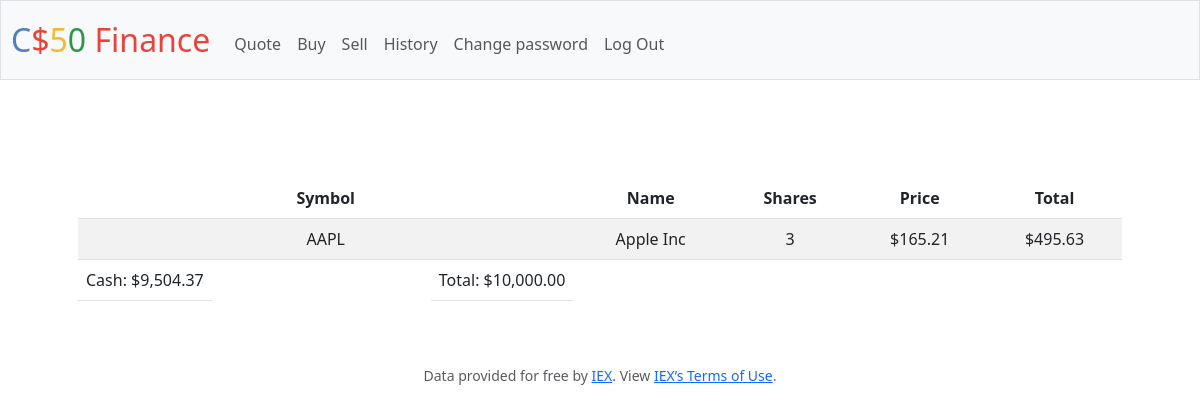
The page / (signed in) on the database its author committed.
### tables this page shows
CREATE TABLE transactions (
    id INTEGER PRIMARY KEY AUTOINCREMENT,
    user_id INTEGER NOT NULL,
    name TEXT NOT NULL, 
    shares INTEGER NOT NULL,
    price NUMERIC NOT NULL,
    symbol TEXT NOT NULL, 
    time TIMESTAMP DEFAULT CURRENT_TIMESTAMP, type varchar(255),
    FOREIGN KEY(user_id) REFERENCES users(id)
);

CREATE TABLE users (id INTEGER, username TEXT NOT NULL, hash TEXT NOT NULL, cash NUMERIC NOT NULL DEFAULT 10000.00, PRIMARY KEY(id));

### application.py (the view)
@app.route("/")
@login_required
def index():
    user_id = session['user_id']
    transactions = db.execute("SELECT symbol, name, price, SUM(shares) FROM transactions WHERE user_id = ? GROUP BY symbol HAVING SUM(shares) > 0", user_id)
    cash = db.execute("SELECT cash FROM users WHERE id = ?", user_id)[0]['cash']
    stocks = db.execute("SELECT SUM(price * shares) as total FROM transactions WHERE user_id = ?", user_id)[0]['total']
    if not stocks:
        return render_template("index.html", cash=cash, transactions=transactions, usd=usd, total=cash)
    else:
        return render_template("index.html", cash=cash, transactions=transactions, usd=usd, total=stocks + cash)

### application.py (called while the page is built)
@app.after_request
def after_request(response):
    response.headers["Cache-Control"] = "no-cache, no-store, must-revalidate"
    response.headers["Expires"] = 0
    response.headers["Pragma"] = "no-cache"
    return response

### helpers.py (called while the page is built)
def login_required(f):
    @wraps(f)
    def decorated_function(*args, **kwargs):
        if session.get("user_id") is None:
            return redirect("/login")
        return f(*args, **kwargs)
    return decorated_function

def usd(value):
    return f"${value:,.2f}"

### templates/index.html (shortened to what this page needs)
{% extends "layout.html" %}
{% block main %}
<table class="table table-striped">
    <thead>
        <tr>
            <th>Symbol</th>
            <th>Name</th>
            <th>Shares</th>
            <th>Price</th>
            <th>Total</th>
        </tr>
    </thead>
    <tbody>
        {% for transaction in transactions %}
            <tr>
                <td>{{ transaction['symbol'] }}</td>
                <td>{{ transaction['name'] }}</td>
                <td>{{ transaction['SUM(shares)'] }}</td>
                <td>{{ usd(transaction['price']) }}</td>
                <td>{{ usd(transaction['price'] * transaction['SUM(shares)']) }}</td>
            </tr>
        {% endfor %}
    </tbody>
    <tfoot>
        <tr>
            <td>Cash: {{ usd(cash) }}</td>
        </tr>
        <tr>
            <td>Total: {{ usd(total) }}</td>
        </tr>
    </tfoot>
</table>
{% endblock %}

### static/styles.css (style rules this page uses)
table { margin-top: 50px; }
tfoot { display: flex; flex-wrap: wrap; justify-content: space-between; }

### rows shown on the page
transactions: price "$165.21", price "$495.63"
users: cash "$9,504.37"

### other values the page prints
{{ usd(total) }} "$10,000.00"
